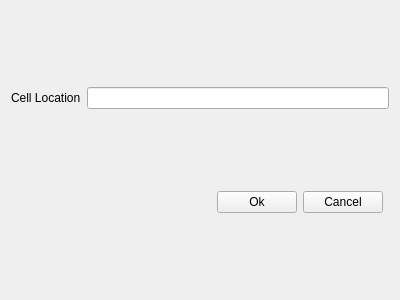
<?xml version="1.0" encoding="UTF-8"?>
<ui version="4.0">
 <class>Form</class>
 <widget class="QWidget" name="Form">
  <property name="geometry">
   <rect>
    <x>0</x>
    <y>0</y>
    <width>400</width>
    <height>300</height>
   </rect>
  </property>
  <property name="windowTitle">
   <string>Form</string>
  </property>
  <layout class="QGridLayout" name="gridLayout">
   <item row="0" column="0" colspan="3">
    <layout class="QHBoxLayout" name="horizontalLayout_2">
     <item>
      <widget class="QLabel" name="label">
       <property name="text">
        <string>Cell Location</string>
       </property>
      </widget>
     </item>
     <item>
      <widget class="QLineEdit" name="lineEdit"/>
     </item>
    </layout>
   </item>
   <item row="1" column="0">
    <spacer name="horizontalSpacer">
     <property name="orientation">
      <enum>Qt::Horizontal</enum>
     </property>
     <property name="sizeHint" stdset="0">
      <size>
       <width>195</width>
       <height>20</height>
      </size>
     </property>
    </spacer>
   </item>
   <item row="1" column="1">
    <layout class="QHBoxLayout" name="horizontalLayout">
     <item>
      <widget class="QPushButton" name="okButton">
       <property name="text">
        <string>Ok</string>
       </property>
      </widget>
     </item>
     <item>
      <widget class="QPushButton" name="cancelButton">
       <property name="text">
        <string>Cancel</string>
       </property>
      </widget>
     </item>
    </layout>
   </item>
  </layout>
  <zorder>horizontalSpacer</zorder>
  <zorder></zorder>
 </widget>
 <resources/>
 <connections/>
</ui>
